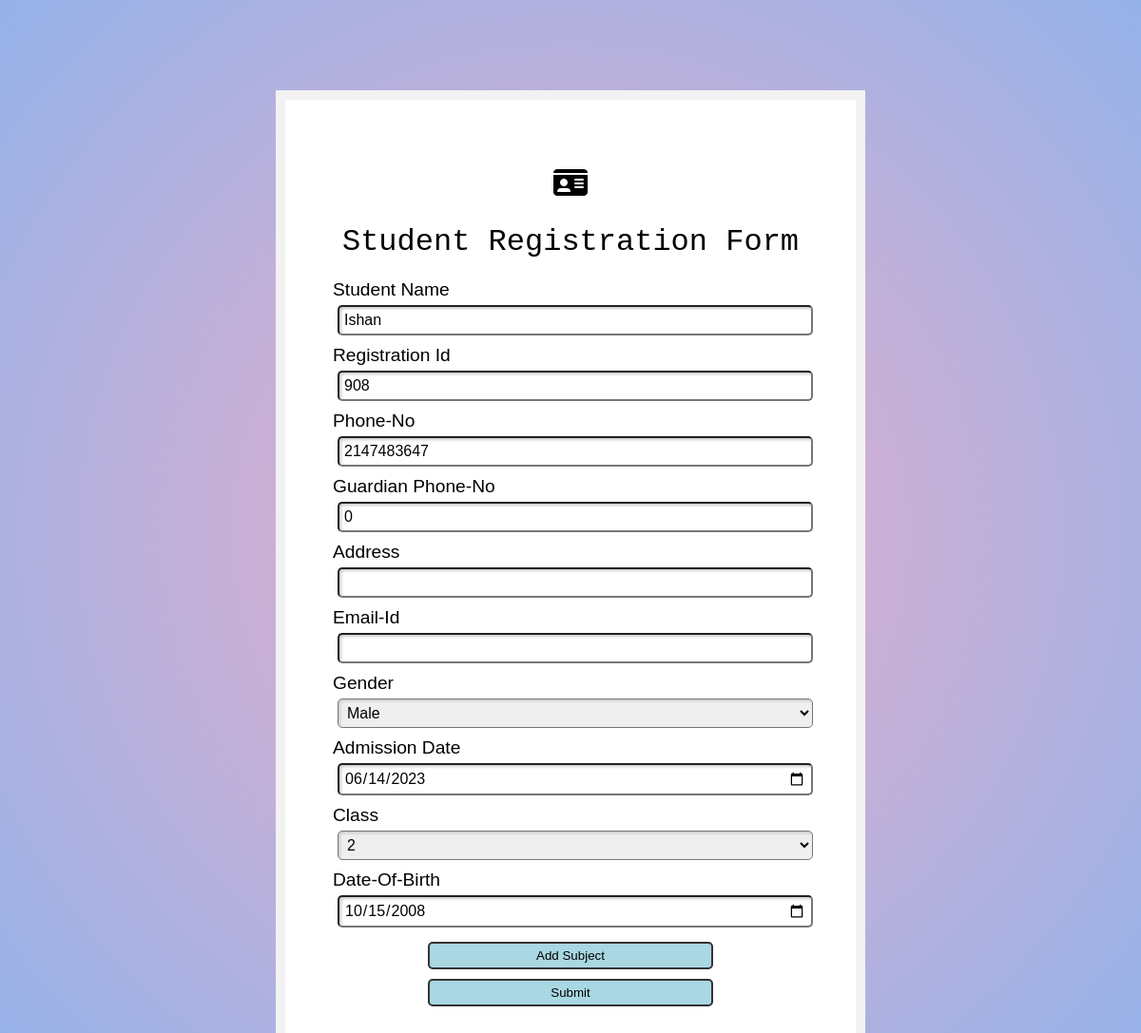
The app's page /student_edit.php?stud=14 with its own data.
### tables this page shows
CREATE TABLE `student_registration` (
  `Student_id` int(11) NOT NULL,
  `Student_name` varchar(500) NOT NULL,
  `Student_reg_no` varchar(256) NOT NULL,
  `Phone_no` varchar(255) NOT NULL,
  `Address` varchar(1000) NOT NULL,
  `Guardian_phone` varchar(255) NOT NULL,
  `Email` varchar(500) NOT NULL,
  `Gender` varchar(20) NOT NULL,
  `Joining_date` date NOT NULL,
  `Class` varchar(50) NOT NULL,
  `Date_of_birth` date NOT NULL,
  `Status` char(1) NOT NULL DEFAULT 'Y'
);

### student_edit.php (the view, shortened to what this page needs)
<?php
$id=$_REQUEST['stud'];
include("conn.php");
    $data=mysqli_fetch_array(mysqli_query($conn,"SELECT * FROM student_registration WHERE Student_id='$id'"));
?>
<!DOCTYPE html>
<html lang="en">
<head>
    <link rel = "stylesheet" href="student_reg.css" >
    <link rel = "stylesheet" href="https://cdnjs.cloudflare.com/ajax/libs/font-awesome/6.1.1/css/all.min.css" />
</head>
<body>
<div class="form-box">
  <h1><i class="fa-sharp fa-solid fa-id-card"></i></h1>
  <h1>Student Registration Form</h1>
  <form action="" name="subjectform" id="subjectform" method="post" onSubmit="return checking();">
    <div class="form-group">
      <label for="student-name">Student Name</label>
      <input class="form-control" id="Student_name" type="text" value="<?php echo $data['Student_name']?>" name="Student_name" style="text-transform: capitalize;" placeholder='Enter your name'>
    </div>
    <div class="form-group">
      <label for="registration-id">Registration Id</label>
      <input class="form-control" id="Student_reg_no" value="<?php echo $data['Student_reg_no']?>" type="text" name="Student_reg_no">
    </div>
    <div class="form-group">
      <label for="student-name">Phone-No</label>
      <input class="form-control" id="Phone_no" value="<?php echo $data['Phone_no']?>" type="integer" name="Phone_no">
    </div>
    <div class="form-group">
      <label for="student-name">Guardian Phone-No</label>
      <input class="form-control" id="Guardian_Phone" value="<?php echo $data['Guardian_phone']?>"  type="integer" name="Guardian_Phone">
    </div>
    <div class="form-group">
      <label for="address">Address</label>
      <input class="form-control" id="Address" value="<?php echo $data['Address']?>" type="text" name="Address">
    </div>
    <div class="form-group">
      <label for="email">Email-Id</label>
      <input class="form-control" id="Email" value="<?php echo $data['Email']?>" type="email" name="Email">
    </div>
    <div class="form-group">
      <label for="Gender">Gender</label>
      <select class="form-control" name="Gender" id="Gender" >
									<option value="male" <?php if($data['Gender']=="male") echo "selected" ?>>Male</option>
			</select>
    </div>
    <div class="form-group">
      <label for="joindate">Admission Date</label>
      <input class="form-control"  id="Joining_date" value="<?php echo $data['Joining_date']?>" type="date" name="Joining_date">
    </div>
    <div class="form-group">
      <label for="class">Class</label>
      <select class="form-control" name="Class" id="Class" >
									<option value="2" <?php if($data['Class']=="2") echo "selected" ?>>2</option>
			</select>
    </div>
    <div class="form-group">
      <label for="birthday">Date-Of-Birth</label>
      <input class="form-control"  id="Date_of_birth" value="<?php echo $data['Date_of_birth']?>" type="date" name="Date_of_birth">
    </div>
    <div class="but">
      <input class="btn btn-primary" type="button" value="Add Subject" onclick="window.location.href='student_add_sub.php?id=<?php echo $id ?>'" />
    </div>
    <div class="but">
      <input class="btn btn-primary" type="submit" value="Submit" />
    </div>
  </form>
</div>
</body>
</html>

### student_reg.css (style rules this page uses)
body { background: rgb(238,174,202); background: radial-gradient(circle, rgba(238,174,202,1) 0%, rgba(148,178,233,1) 100%); margin-top: 95px; }
.form-box { max-width: 500px; margin: auto; padding: 50px; background: #ffffff; border: 10px solid #f2f2f2; }
.form-group { margin-bottom: 5px; font-family: sans-serif; }
h1 { text-align: center; font-family:Arial, Helvetica, sans-serif; font: 2em "typewriter", monospace; align-self: center; }
input[type=text],input[type=integer],input[type=email],input[type=date], select { border-radius: 5px; font-family: inherit; font-size: 100%; padding: 5px; margin: 5px; box-sizing: border-box; width: 100%; box-shadow: inset 2px 2px 3px #ccc; }
label { font: 1.2em "typewriter", sans-serif; }
.but,.bt { display: flex; justify-content: center; margin-top: 10px; }
.btn,.bt { background-color: rgb(169, 215, 226); padding: 5px; font: bold 1.2em ; border: 2px solid #333; border-radius: 5px; width: 60%; cursor: pointer; }

### records on screen
student_registration: Student_name "ishan", Student_reg_no "908", Phone_no "2147483647", Guardian_Phone "0", Gender "Male", Joining_date "06/14/2023", Class "2", Date_of_birth "10/15/2008"
